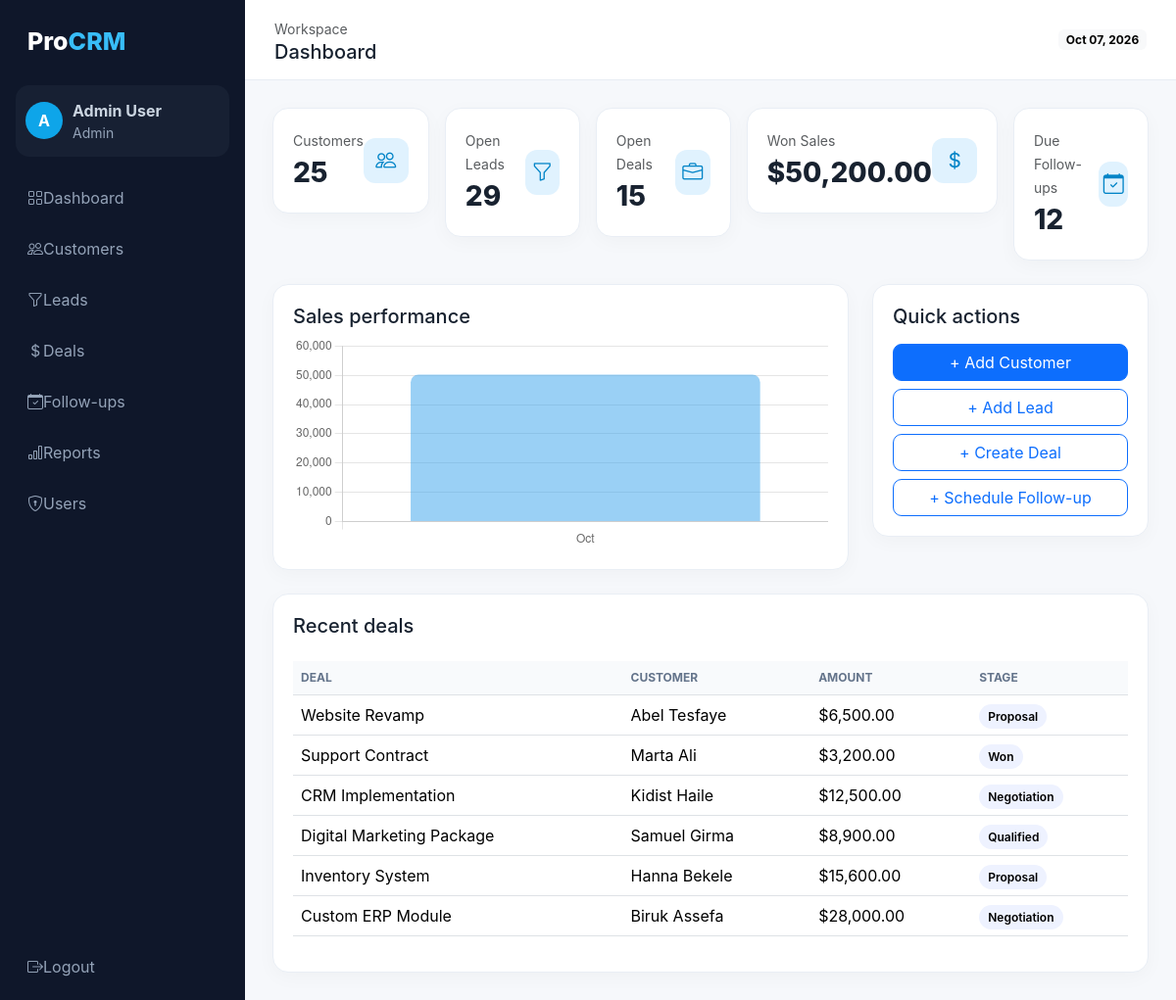
/dashboard.php (signed in), run on the app's committed database.
### tables this page shows
CREATE TABLE deals(
  id INT AUTO_INCREMENT PRIMARY KEY,
  title VARCHAR(180) NOT NULL,
  customer_id INT NOT NULL,
  amount DECIMAL(12,2) DEFAULT 0,
  stage ENUM('prospecting','qualified','proposal','negotiation','won','lost') DEFAULT 'prospecting',
  expected_close DATE NULL,
  probability TINYINT UNSIGNED DEFAULT 20,
  notes TEXT,
  owner_id INT NULL,
  created_at TIMESTAMP DEFAULT CURRENT_TIMESTAMP,
  updated_at TIMESTAMP DEFAULT CURRENT_TIMESTAMP ON UPDATE CURRENT_TIMESTAMP,
  FOREIGN KEY(customer_id) REFERENCES customers(id) ON DELETE CASCADE,
  FOREIGN KEY(owner_id) REFERENCES users(id) ON DELETE SET NULL
);

CREATE TABLE customers(
  id INT AUTO_INCREMENT PRIMARY KEY,
  name VARCHAR(150) NOT NULL,
  email VARCHAR(190),
  phone VARCHAR(50),
  company VARCHAR(150),
  status ENUM('active','inactive','vip') DEFAULT 'active',
  industry VARCHAR(100),
  address VARCHAR(255),
  notes TEXT,
  created_at TIMESTAMP DEFAULT CURRENT_TIMESTAMP
);

### config/auth.php (called while the page is built, shortened)
<?php
function e($v){return htmlspecialchars((string)$v,ENT_QUOTES,'UTF-8');}
?>

### dashboard.php (the view)
<?php
require_once 'config/auth.php';$page_title='Dashboard';$base='';
$customers=$pdo->query("SELECT COUNT(*) c FROM customers")->fetch()['c'];$leads=$pdo->query("SELECT COUNT(*) c FROM leads WHERE status NOT IN('converted','lost')")->fetch()['c'];$open=$pdo->query("SELECT COUNT(*) c FROM deals WHERE stage NOT IN('won','lost')")->fetch()['c'];$sales=$pdo->query("SELECT COALESCE(SUM(amount),0) s FROM deals WHERE stage='won'")->fetch()['s'];$due=$pdo->query("SELECT COUNT(*) c FROM followups WHERE status='pending' AND due_at<=NOW()")->fetch()['c'];
$recent=$pdo->query("SELECT d.*,c.name customer FROM deals d JOIN customers c ON c.id=d.customer_id ORDER BY d.created_at DESC LIMIT 6")->fetchAll();
$chart=$pdo->query("SELECT DATE_FORMAT(created_at,'%b') m,SUM(amount) total FROM deals WHERE stage='won' AND created_at>=DATE_SUB(CURDATE(),INTERVAL 6 MONTH) GROUP BY YEAR(created_at),MONTH(created_at) ORDER BY YEAR(created_at),MONTH(created_at)")->fetchAll();
$chart_js='<script>new Chart(document.getElementById("salesChart"),{type:"bar",data:{labels:'.json_encode(array_column($chart,'m')).',datasets:[{label:"Won Sales",data:'.json_encode(array_map("floatval",array_column($chart,'total'))).',borderRadius:8}]},options:{plugins:{legend:{display:false}},scales:{y:{beginAtZero:true}}}});</script>';
include 'partials/header.php';?>
<div class="row g-3 mb-4"><?php foreach([['Customers',$customers,'bi-people'],['Open Leads',$leads,'bi-funnel'],['Open Deals',$open,'bi-briefcase'],['Won Sales','$'.number_format($sales,2),'bi-currency-dollar'],['Due Follow-ups',$due,'bi-calendar-check']] as $s):?><div class="col-xl col-md-6"><div class="cardx stat"><div><small class="text-muted"><?=$s[0]?></small><div class="metric"><?=$s[1]?></div></div><div class="stat-icon"><i class="bi <?=$s[2]?>"></i></div></div></div><?php endforeach;?></div>
<div class="row g-4"><div class="col-lg-8"><div class="cardx"><h5>Sales performance</h5><canvas id="salesChart" height="120"></canvas></div></div><div class="col-lg-4"><div class="cardx"><h5>Quick actions</h5><div class="d-grid gap-2 mt-3"><a class="btn btn-primary" href="customers/form.php">+ Add Customer</a><a class="btn btn-outline-primary" href="leads/form.php">+ Add Lead</a><a class="btn btn-outline-primary" href="deals/form.php">+ Create Deal</a><a class="btn btn-outline-primary" href="followups/form.php">+ Schedule Follow-up</a></div></div></div></div>
<div class="cardx mt-4"><h5>Recent deals</h5><div class="table-responsive"><table class="table mt-3"><thead><tr><th>Deal</th><th>Customer</th><th>Amount</th><th>Stage</th></tr></thead><tbody><?php foreach($recent as $r):?><tr><td><?=e($r['title'])?></td><td><?=e($r['customer'])?></td><td>$<?=number_format($r['amount'],2)?></td><td><span class="status"><?=e(ucfirst($r['stage']))?></span></td></tr><?php endforeach;?></tbody></table></div></div><?php include 'partials/footer.php';?>

### partials/header.php
<?php require_once __DIR__.'/../config/auth.php';require_login();$base=$base??'';$page_title=$page_title??'ProCRM';?>
<!doctype html><html><head><meta charset="utf-8"><meta name="viewport" content="width=device-width,initial-scale=1"><title><?=e($page_title)?> | ProCRM</title>
<link href="https://cdn.jsdelivr.net/npm/bootstrap@5.3.3/dist/css/bootstrap.min.css" rel="stylesheet"><link href="https://cdn.jsdelivr.net/npm/bootstrap-icons@1.11.3/font/bootstrap-icons.css" rel="stylesheet"><link href="<?=$base?>assets/css/style.css" rel="stylesheet"></head><body>
<div class="app-shell"><aside class="sidebar"><a class="brand" href="<?=$base?>dashboard.php">Pro<span>CRM</span></a><div class="user-mini"><div class="avatar"><?=e(strtoupper(substr($_SESSION['name'],0,1)))?></div><div><b><?=e($_SESSION['name'])?></b><small><?=e(ucfirst($_SESSION['role']))?></small></div></div>
<nav class="nav flex-column mt-3">
<a href="<?=$base?>dashboard.php"><i class="bi bi-grid"></i>Dashboard</a><a href="<?=$base?>customers/index.php"><i class="bi bi-people"></i>Customers</a><a href="<?=$base?>leads/index.php"><i class="bi bi-funnel"></i>Leads</a><a href="<?=$base?>deals/index.php"><i class="bi bi-currency-dollar"></i>Deals</a><a href="<?=$base?>followups/index.php"><i class="bi bi-calendar-check"></i>Follow-ups</a><a href="<?=$base?>reports/index.php"><i class="bi bi-bar-chart"></i>Reports</a>
<?php if($_SESSION['role']==='admin'):?><a href="<?=$base?>users/index.php"><i class="bi bi-shield-lock"></i>Users</a><?php endif;?>
</nav><div class="sidebar-bottom"><a href="<?=$base?>auth/logout.php"><i class="bi bi-box-arrow-right"></i>Logout</a></div></aside>
<main class="main"><div class="topbar"><div><small class="text-muted">Workspace</small><h5 class="mb-0"><?=e($page_title)?></h5></div><span class="badge text-bg-light"><?=date('M d, Y')?></span></div><div class="content">

### partials/footer.php (shortened to what this page needs)
</div></main></div><?php if(!empty($chart_js)):?><?=$chart_js?><?php endif;?></body></html>

### assets/css/style.css (style rules this page uses)
body { font-family:Inter,system-ui;background:#f6f8fb;color:#182230 }
.brand { font-size:25px;font-weight:800;color:#fff;text-decoration:none }
.brand span { color:#38bdf8 }
.app-shell { display:flex;min-height:100vh }
.sidebar { width:250px;background:#0f172a;color:#cbd5e1;padding:24px 16px;position:fixed;inset:0 auto 0 0 }
.sidebar .brand { display:block;padding:0 12px 25px }
.user-mini { display:flex;gap:10px;align-items:center;padding:14px 10px;background:#172033;border-radius:14px }
.user-mini small { display:block;color:#94a3b8 }
.avatar { width:38px;height:38px;border-radius:50%;display:grid;place-items:center;background:#0ea5e9;color:#fff;font-weight:700 }
.nav a,.sidebar-bottom a { color:#94a3b8;text-decoration:none;padding:11px 12px;border-radius:10px;margin:3px 0 }
.nav i,.sidebar-bottom i { width:25px }
.sidebar-bottom { position:absolute;bottom:22px;left:16px;right:16px }
.main { margin-left:250px;width:calc(100% - 250px) }
.topbar { height:82px;background:#fff;border-bottom:1px solid #e8edf3;display:flex;align-items:center;justify-content:space-between;padding:0 30px }
.content { padding:28px }
.cardx { background:#fff;border:1px solid #e9eef5;border-radius:16px;padding:20px;box-shadow:0 5px 20px #0f172a08 }
.stat { display:flex;justify-content:space-between;align-items:center }
.stat-icon { width:46px;height:46px;border-radius:12px;display:grid;place-items:center;background:#e0f2fe;color:#0284c7;font-size:21px }
.metric { font-size:28px;font-weight:800 }
.table thead th { font-size:12px;text-transform:uppercase;color:#64748b;background:#f8fafc }
.table td { vertical-align:middle }
.status { padding:5px 9px;border-radius:20px;font-size:12px;font-weight:600;background:#eef2ff }
.btn { border-radius:9px }

### data on the page
deals: title "Website Revamp", customer.name "Abel Tesfaye", amount "6,500.00", stage "Proposal"
deals: title "Support Contract", customer.name "Marta Ali", amount "3,200.00", stage "Won"
deals: title "CRM Implementation", customer.name "Kidist Haile", amount "12,500.00", stage "Negotiation"
deals: title "Digital Marketing Package", customer.name "Samuel Girma", amount "8,900.00", stage "Qualified"
deals: title "Inventory System", customer.name "Hanna Bekele", amount "15,600.00", stage "Proposal"
deals: title "Custom ERP Module", customer.name "Biruk Assefa", amount "28,000.00", stage "Negotiation"

### other printed values
substr($_SESSION['name'],0,1) "A"
$_SESSION['name'] "Admin User"
$_SESSION['role'] "Admin"
$page_title "Dashboard"
$s[0] "Customers"
$s[1] "25"
$s[0] "Open Leads"
$s[1] "29"
$s[0] "Open Deals"
$s[1] "15"
$s[0] "Won Sales"
$s[1] "$50,200.00"
$s[0] "Due Follow-ups"
$s[1] "12"
chart data {{ json_encode(array_column($chart,'m')) }} ["Oct"]
